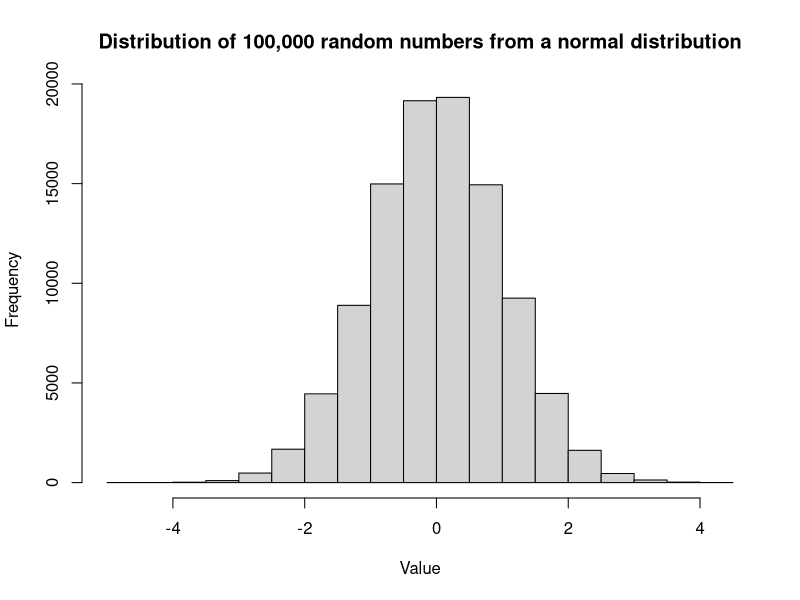
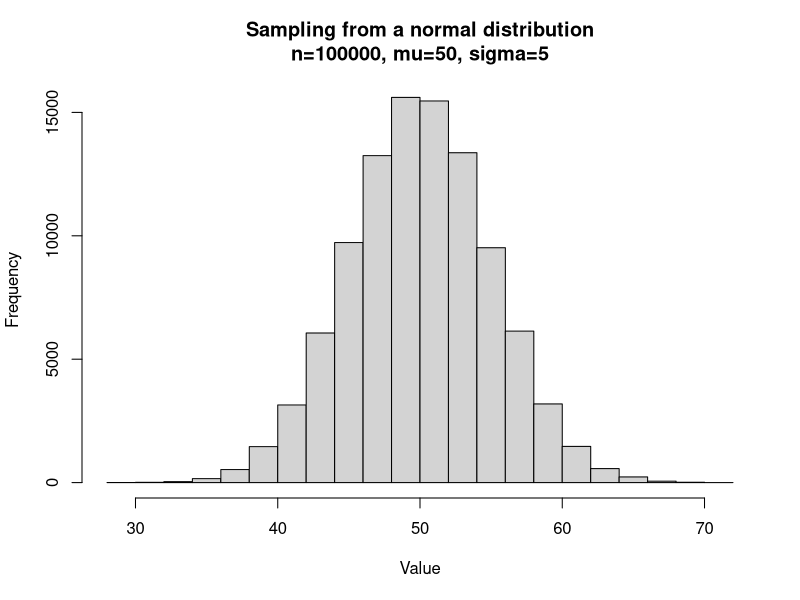
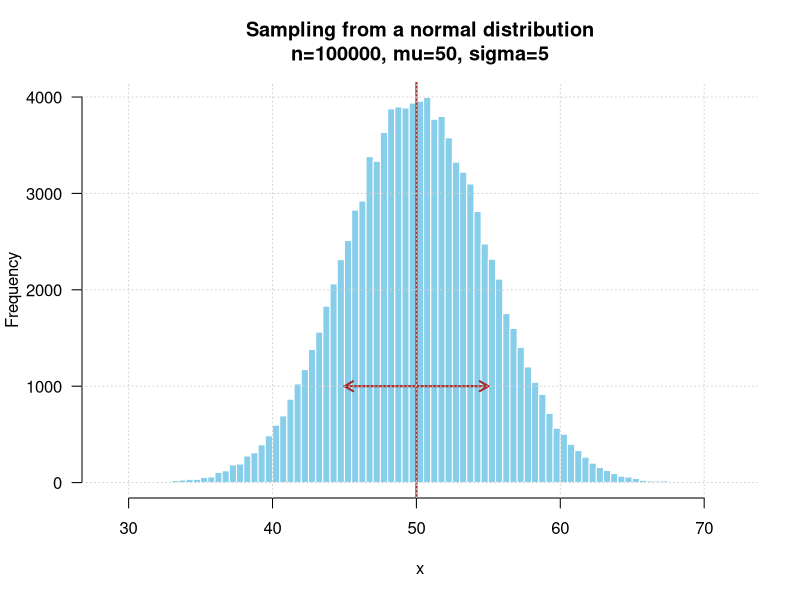
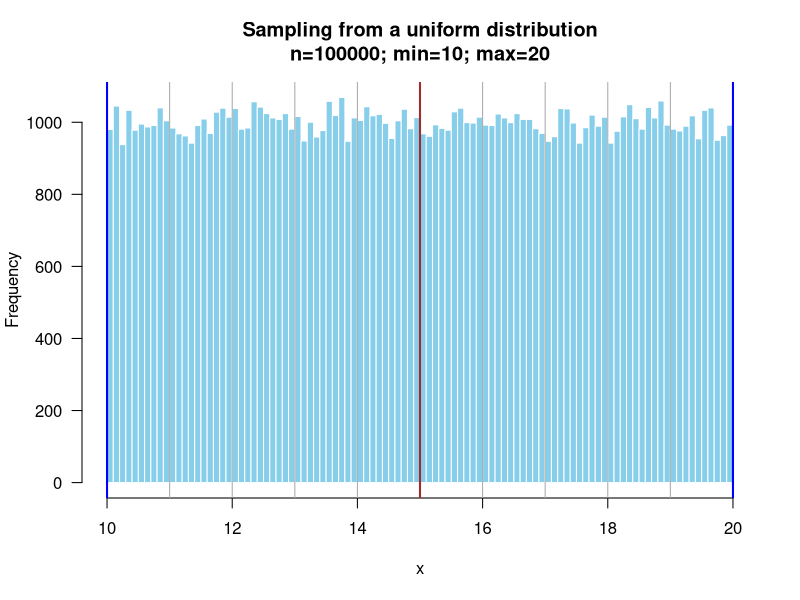
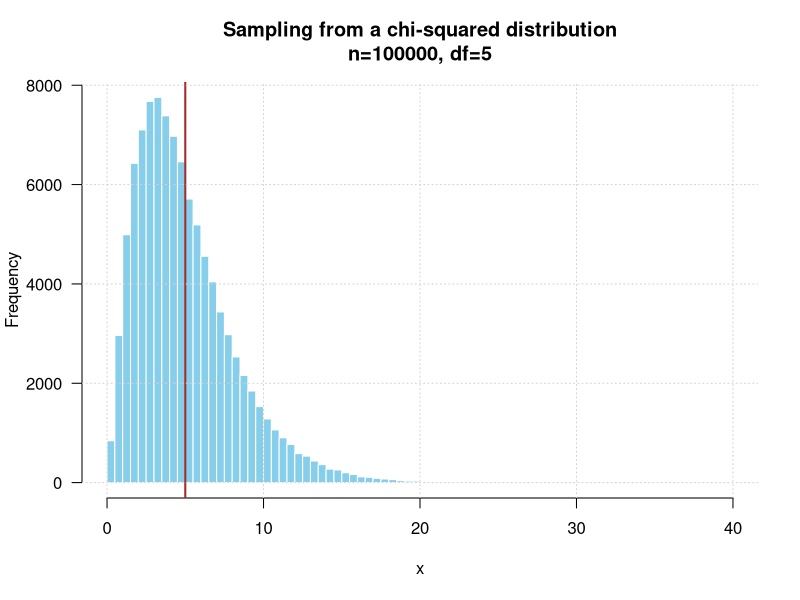
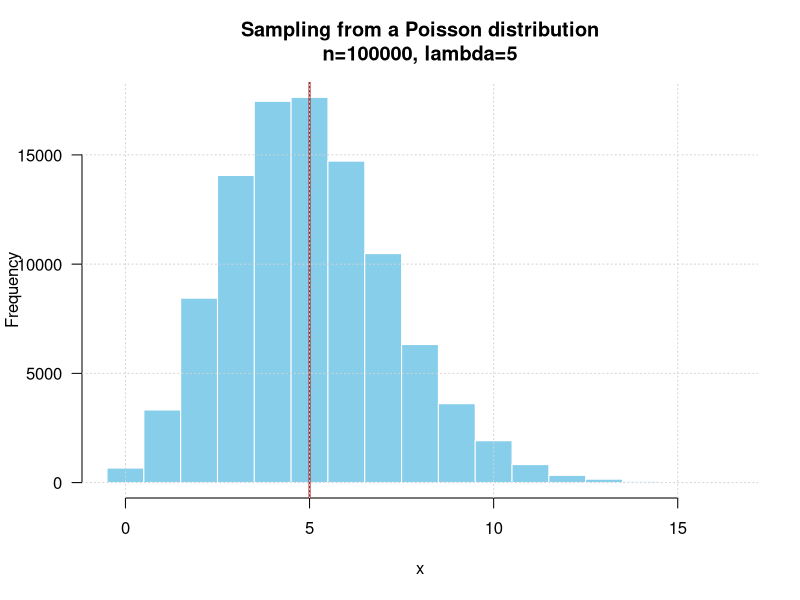
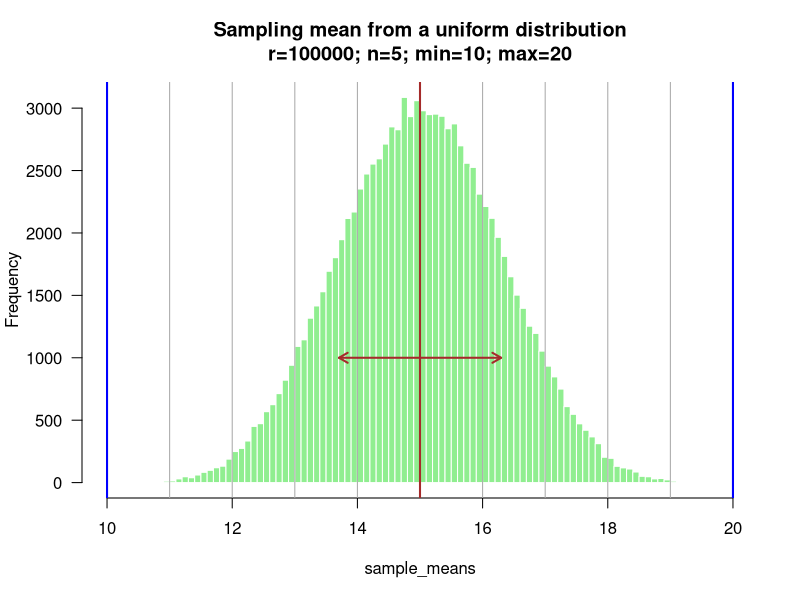
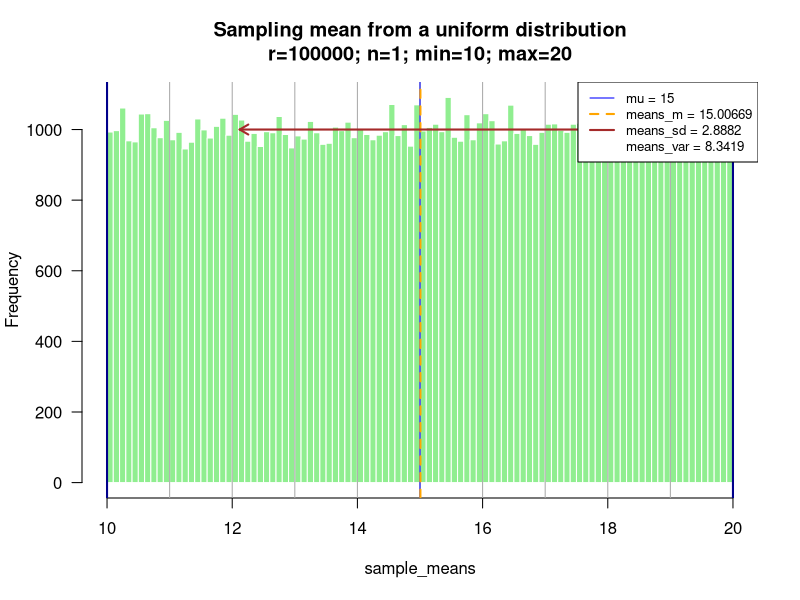

Here is the R script that generated these plots, in order:
## ---- chunk 1
library(knitr)

options(width = 300)
# options(encoding = 'UTF-8')
knitr::opts_chunk$set(
  fig.width = 7, fig.height = 5, 
  fig.path = 'figures/sampling_',
  fig.align = "center", 
  size = "tiny", 
  echo = TRUE, 
  eval = TRUE, 
  warning = FALSE, 
  message = FALSE, 
  results = TRUE, 
  comment = "")

options(scipen = 12) ## Max number of digits for non-scientific notation
# knitr::asis_output("\\footnotesize")

## ---- chunk 2
# Generate 100,000 numbers from a normal distribution with mean=0 and standard deviation=1
x <- rnorm(n = 100000, mean = 0, sd = 1)

# Plot a histogram of the generated numbers
hist(x, 
     main="Distribution of 100,000 random numbers from a normal distribution",
     xlab="Value")
## ---- chunk 3
# Parameters
n <- 100000 # Sample size
mu <- 50     # Mean of the normal distribution
sigma <- 5      # Standard deviation of the normal distribution

# Sample n numbers in a normal population of mean mu and standard deviation sigma
x <- rnorm(n = n, mean = mu, sd = sigma)

# Plot a histogram of the generated numbers
hist(x,
     main=paste0("Sampling from a normal distribution",
                 "\n", # newline character
                 "n=", format(n, scientific = FALSE),
                 ", mu=", mu,
                 ", sigma=", sigma),
     xlab="Value")

## ---- chunk 4
# Parameters
n <- 100000 # Sample size
mu <- 50     # Mean of the normal distribution
sigma <- 5      # Standard deviation of the normal distribution

# Sample n numbers in a normal population of mean mu and standard deviation sigma
x <- rnorm(n = n, mean = mu, sd = sigma)

# Plot a histogram of the generated numbers
hist(x, 
     breaks = 100,
     col="skyblue",
     border = "white",
     las = 1,   # display axis labels horizontally
     main=paste0("Sampling from a normal distribution",
                 "\n", # newline character
                 "n=", format(n, scientific = FALSE),
                 ", mu=", mu,
                 ", sigma=", sigma))


abline(v=mu, lwd=2, col="brown") ## mark the mean
arrows(x0 = mu - sigma, x1 = mu + sigma, 
       y0 = n / 100,  y1 = n/100, 
       code = 3, length = 0.1, lwd=2, 
       col="brown") ## Mark an interval of ± 1 standard deviation around the mean
grid() ## Add a grid

## ---- chunk 5

# Plot a histogram of the generated numbers
n <- 100000
my_min <- 10
my_max <- 20


## Draw random 0numbers
x <- runif(n = n, min = my_min, max = my_max)

## Plot the histogram
hist(x, 
     breaks = 100,
     col="skyblue",
     border = "white",
     las = 1,
     xlim=c(my_min, my_max), # define the limits of X axis to ensure consistency
     main=paste0("Sampling from a uniform distribution",
                 "\n", # newline character
                 "n=", format(n, scientific = FALSE),
                "; min=", my_min,
                "; max=", my_max))
## manually add a vertical grid 
abline(v=seq(from = my_min, 
             to = my_max, 
             length.out=11), 
       col = "darkgrey") 
abline(v=c(my_min, my_max), lwd=2, col="blue") # Mark the limits
abline(v=(my_max + my_min)/2, lwd=2, col="brown") # Mark the mean


## ---- chunk 6

# Plot a histogram of the generated numbers
n <- 100000
my_df <- 5

## Draw random numbers in a chi2 distribution
x <- rchisq(n = n, df = my_df)

## Draw rthe histogram
hist(x, 
     breaks = 100,   ## increase the number of class intervals
     col="skyblue",
     border = "white",
     las = 1,
     main=paste0("Sampling from a chi-squared distribution",
                 "\n", # newline character
                 "n=", format(n, scientific = FALSE),
                ", df=", my_df))
abline(v=my_df, lwd=2, col="brown")
grid()

## ---- chunk 7

# Plot a histogram of the generated numbers
n <- 100000
my_lambda <- 5

## Generate te data by drawing random numbers
x <- rpois(n = n, lambda = my_lambda)


## Draw the histogram
hist(x, 
     breaks = -0.5:(max(x) + 0.5),
     col="skyblue",
     border = "white",
     las = 1,
     main=paste0("Sampling from a Poisson distribution",
                 "\n", # newline character
                 "n=", format(n, scientific = FALSE),
                ", lambda=", my_lambda))
abline(v=my_lambda, lwd=2, col="brown")
grid()

## ---- chunk 8

# Plot a histogram of the generated numbers
r <- 100000     # repetitions
n <- 5          # sample size for each repetition
my_min <- 10    # min of the uniform distribution
my_max <- 20    # max of the uniform distribution

## Draw random numbers 
x <- runif(n = n * r, min = my_min, max = my_max)

## Inject the numbers in a matrix with r rows and n columns
x_matrix <- matrix(data = x, nrow = r, ncol = n)

## Compute sample means
sample_means <- apply(X = x_matrix, MARGIN = 1, FUN = mean)

## Compute some statistics about the sample means
means_m <- mean(sample_means) # compute the mean of the sample means
means_sd <- sd(sample_means) # compute the standard deviation of the sample means

## Draw a histogram
hist(sample_means, 
     breaks = 100,
     col="lightgreen",
     border = "white",
     las = 1,
     xlim=c(my_min, my_max), # define the limits of X axis to ensure consistency
     main=paste0("Sampling mean from a uniform distribution",
                 "\n", # newline character
                 "r=", format(r, scientific = FALSE),
                 "; n=", format(n, scientific = FALSE),
                 "; min=", my_min,
                 "; max=", my_max))

abline(v=seq(from = my_min, 
             to = my_max, 
             length.out=11), 
       col = "darkgrey") ## manually add a vertical grid 
abline(v=c(my_min, my_max), lwd=2, col="blue") # Mark the limits
abline(v=(my_max + my_min)/2, lwd=2, col="brown") # Mark the mean

arrow_height <- r/100 # a bit tricky but suitable
arrows(x0 = means_m - means_sd, x1 = means_m + means_sd, 
       y0 = arrow_height,  y1 = arrow_height, 
       code = 3, length = 0.1, lwd=2, 
       col="brown") ## Mark an interval of ± 1 standard deviation around the sample mean


## ---- chunk 9

# Plot a histogram of the generated numbers
r <- 100000 # repetitions
n_values <- c(1, 2, 4, 8, 16, 32, 64)
my_min <- 10
my_max <- 20
mu <- (my_max + my_min)/2 # Theoretical mean of the uniform distribution, at mid-distance between the max and the min

## Initiate vectors to collect the sampling means parameters
means_m_values <- vector()     ## mean of the r sample means
means_sd_values <- vector()    ## standard deviation of the r sample means
means_var_values <- vector()   ## variance deviation of the r sample means

## Iterate the experiments
for (n in n_values) {
  message("Repetitions: r=", r, "; Sample size: n=", n)
  
  ## Draw random numbers 
  x <- runif(n = n * r, min = my_min, max = my_max)
  
  ## Inject the numbers in a matrix with r rows and n columns
  x_matrix <- matrix(data = x, nrow = r, ncol = n)
  
  ## Compute sample means
  sample_means <- apply(X = x_matrix, MARGIN = 1, FUN = mean)
  
  ## Compute some statistics about the sample means
  means_m <- mean(sample_means) # compute the mean of the sample means

  ## We compute it manually because R var() divides by n-1, which estimates the population variance but is not appropriate for the sample variance we need here
  means_var <- sum((sample_means - means_m)^2)/r # compute the variance of the sample means. 
  # means_var <- (r-1)/r * var(sample_means) # compute the variance of the sample means. We correct the corrective factor r-1, which serves to infer the population mean
  means_sd <- sqrt(means_var) # compute the standard deviation of the sample means
  
  ## Append the current parameters to the vectors  
  means_m_values <- c(means_m_values, means_m)
  means_sd_values <- c(means_sd_values, means_sd)
  means_var_values <- c(means_var_values, means_var)
  
  ## Draw a histogram
  hist(sample_means, 
       breaks = 100,
       col="lightgreen",
       border = "white",
       las = 1,
       xlim=c(my_min, my_max), # define the limits of X axis to ensure consistency
       main=paste0("Sampling mean from a uniform distribution",
                   "\n", # newline character
                   "r=", format(r, scientific = FALSE),
                   "; n=", format(n, scientific = FALSE),
                   "; min=", my_min,
                   "; max=", my_max))
  
  abline(v=seq(from = my_min, 
               to = my_max, 
               length.out=11), 
         col = "darkgrey") ## manually add a vertical grid 
  abline(v=c(my_min, my_max), lwd=2, col="darkblue") # Mark the limits
  abline(v=mu, lwd=1, col="blue") # Mark the mean
  abline(v=means_m, lwd=2, col="orange", lty = "dashed") # Mark the mean
  
  arrow_height <- r/100 # a bit tricky but suitable
  arrows(x0 = means_m - means_sd, x1 = means_m + means_sd, 
         y0 = arrow_height,  y1 = arrow_height, 
         code = 3, length = 0.1, lwd=2, 
         col="brown") ## Mark an interval of ± 1 standard deviation around the sample mean
  
  
  legend(
    "topright",
    legend = c(
      paste0("mu = ", mu), 
      paste0("means_m = ", round(means_m, digits = 5)), 
      paste0("means_sd = ", round(means_sd, digits = 4)),
      paste0("means_var = ", round(means_var, digits = 4))
      ),
    col = c("blue", "orange", "brown", NULL),
    lty = c("solid", "dashed", "solid", NULL),
    lwd=c(1,2,2, 0),
    cex=0.8
  )
}

## Print a table with the results
kable(
  data.frame(n = n_values,
             m = means_m_values,
             var = means_var_values,
             sd = means_sd_values),
  digits = c(0, 5, 3, 3), 
  caption = "Impact of sample size (n) on the mean, variance and standard deviation of the sampling means. ")

## ---- chunk 10
## Plot the variance of sampling means as a function of sample size
plot(n_values, means_var_values, 
     type = "b",
     pch = 19,
     lty = "dashed",
     col = "brown",
     main = "Impact of sample size on the variance of sampling means",
     ylim = c(0, ceiling(max(means_var_values))),
     ylab = paste0("Variance of the sampling mean (", r, " repetitions)"),
     xlab = "Sample size (n)",
     las = 1,
     panel.first = c(grid(),
                     abline(h=0, col="black"))
     )


## ---- chunk 11
## Plot the variance of sampling means as a function of sample size
plot(n_values, means_var_values, 
     type = "b",
     pch = 19,
     lty = "dashed",
     col = "brown",
     log = "xy",
     main = "Impact of sample size on the variance of sampling means\n(logarithmic X and Y scales)",
     ylab = paste0("Variance of the sampling mean (", r, " repetitions)"),
     xlab = "Sample size (n)",
     las = 1,
     panel.first = c(grid(, equilogs = FALSE))
     )


## ---- chunk 12
## Plot the standard deviation of sampling means as a function of sample size
plot(n_values, means_sd_values, 
     type = "b",
     pch = 19,
     lty = "dashed",
     col = "brown",
     main = "Impact of sample size on the standard deviation of sampling means",
     ylim = c(0, ceiling(max(means_sd_values))),
     ylab = paste0("Standard deviation of the sampling mean (", r, " repetitions)"),
     xlab = "Sample size (n)",
     las = 1,
     panel.first = c(grid(),
                     abline(h=0, col="black"))
     )


## ---- chunk 13
## Plot the mean of sampling means as a function of sample size
plot(n_values, means_m_values, 
     type = "p",
     pch = 19,
     lty = "solid",
     col = "orange",
     main = "Impact of sample size on the distribution of sampling means",
     ylim = c(my_min, my_max), 
     ylab = paste0("Mean of the sampling mean (", r, " repetitions)"),
     xlab = "Sample size (n)", 
     las = 1,
     panel.first = c(grid(),
                     abline(h = mu, col = "blue", lwd = 1))
     )


arrows(x0 = n_values, x1 = n_values, 
       y0 = means_m_values - means_sd_values,  y1 = means_m_values + means_sd_values, 
       code = 3, length = 0.07, lwd=2, 
       col="brown") ## Mark an interval of ± 1 standard deviation around the mean
legend("topright",
       legend = c("mu", "mean of the means", "standard deviation of the means"),
       lwd = c(1, 0, 2),
       pch=c(NA, 19, NA),
       col = c("blue", "orange", "brown")
)

## ---- chunk 14
#### Sampling distribution of the variance ####

## Parameters
r <- 100000
n_values <- c(2, 3, 4, 5, 6, 8, 16, 32, 64)
mu <- 50
sigma <- 5

## Draw random numbers in a normal distribution
x_table <- matrix(data = rnorm(n = r * n, mean = mu, sd = sigma), 
            nrow = r, ncol = max(n_values))

for (n in n_values) {
  x <- x_table[, 1:n]
  sample_mean <- rowMeans(x)
  x_centred <- sweep(x, 1, sample_mean, "-")
  sample_var <- apply(x_centred^2, 1, mean) 
#  sample_var2 <- apply(x, 1, var) * (n-1) / n ## Suppress the automatic correction in order to obtain the sample variance
  hist(sample_var, breaks = 100, col = "#FFDD00", border="white", panel.first=grid(),
       main = paste0("Sampling variance distribution\nn =", n, "; rnorm(m=", mu, ", sd=", sigma, "); r=", r),
       xlab = "Sample variance", 
       xlim = c(0, ceiling(max(sample_var))),
       las=1)
  abline(v=sigma^2, col="blue", lwd=1)
  abline(v=mean(sample_var), col="seagreen3", lwd=2)
  
  legend(
    "topright",
    legend = c(
      bquote(sigma^2 == .(sigma^2)),
      bquote(bar(s^2) == .(round(x = mean(sample_var), digits = 2)))
    ),
    col = c("blue", "seagreen3"),
    lwd = c(2, 2),
    bty = "white"
  )
  

}
